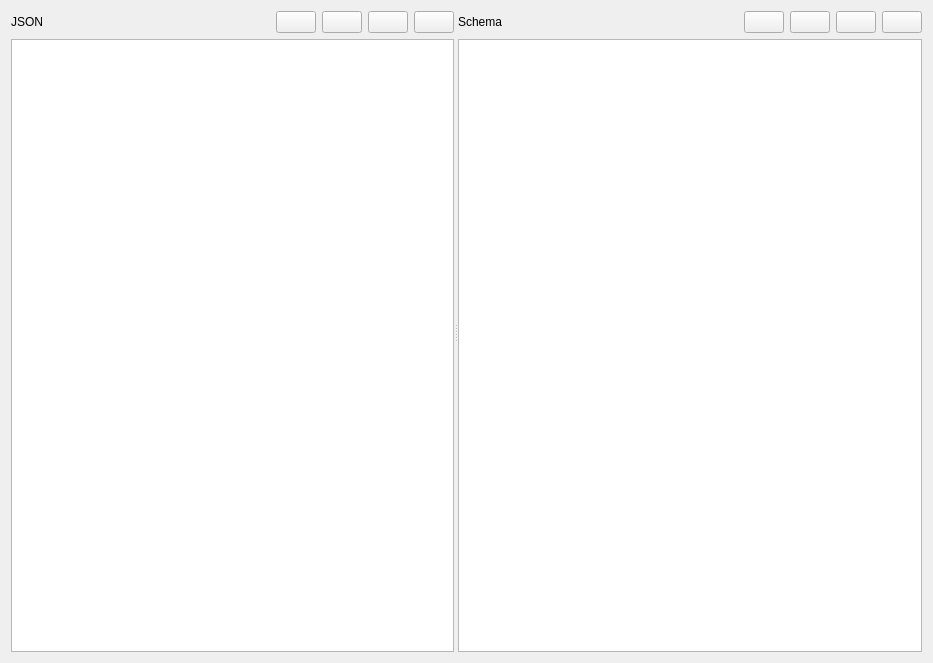
<?xml version="1.0" encoding="UTF-8"?>
<ui version="4.0">
 <class>JSONSchemaValidatorWidget</class>
 <widget class="QWidget" name="JSONSchemaValidatorWidget">
  <property name="geometry">
   <rect>
    <x>0</x>
    <y>0</y>
    <width>933</width>
    <height>663</height>
   </rect>
  </property>
  <property name="windowTitle">
   <string>Form</string>
  </property>
  <property name="locale">
   <locale language="English" country="UnitedStates"/>
  </property>
  <layout class="QHBoxLayout" name="horizontalLayout_3">
   <item>
    <widget class="QSplitter" name="splitter">
     <property name="orientation">
      <enum>Qt::Orientation::Horizontal</enum>
     </property>
     <widget class="QWidget" name="verticalLayoutWidget">
      <layout class="QVBoxLayout" name="verticalLayout">
       <item>
        <layout class="QHBoxLayout" name="horizontalLayout">
         <item>
          <widget class="QLabel" name="label">
           <property name="text">
            <string>JSON</string>
           </property>
          </widget>
         </item>
         <item>
          <spacer name="horizontalSpacer">
           <property name="orientation">
            <enum>Qt::Orientation::Horizontal</enum>
           </property>
           <property name="sizeHint" stdset="0">
            <size>
             <width>40</width>
             <height>20</height>
            </size>
           </property>
          </spacer>
         </item>
         <item>
          <widget class="QPushButton" name="openJsonButton">
           <property name="toolTip">
            <string>Open</string>
           </property>
           <property name="text">
            <string/>
           </property>
           <property name="icon">
            <iconset theme="QIcon::ThemeIcon::DocumentOpen"/>
           </property>
          </widget>
         </item>
         <item>
          <widget class="QPushButton" name="copyJsonButton">
           <property name="toolTip">
            <string>Copy</string>
           </property>
           <property name="text">
            <string/>
           </property>
           <property name="icon">
            <iconset theme="QIcon::ThemeIcon::EditCopy"/>
           </property>
          </widget>
         </item>
         <item>
          <widget class="QPushButton" name="pasteJsonButton">
           <property name="toolTip">
            <string>Paste</string>
           </property>
           <property name="text">
            <string/>
           </property>
           <property name="icon">
            <iconset theme="QIcon::ThemeIcon::EditPaste"/>
           </property>
          </widget>
         </item>
         <item>
          <widget class="QPushButton" name="clearJsonButton">
           <property name="toolTip">
            <string>Clear</string>
           </property>
           <property name="text">
            <string/>
           </property>
           <property name="icon">
            <iconset theme="QIcon::ThemeIcon::EditClear"/>
           </property>
          </widget>
         </item>
        </layout>
       </item>
       <item>
        <widget class="QPlainTextEdit" name="plainTextEdit"/>
       </item>
      </layout>
     </widget>
     <widget class="QWidget" name="verticalLayoutWidget_2">
      <layout class="QVBoxLayout" name="verticalLayout_2">
       <item>
        <layout class="QHBoxLayout" name="horizontalLayout_2">
         <item>
          <widget class="QLabel" name="label_2">
           <property name="text">
            <string>Schema</string>
           </property>
          </widget>
         </item>
         <item>
          <spacer name="horizontalSpacer_2">
           <property name="orientation">
            <enum>Qt::Orientation::Horizontal</enum>
           </property>
           <property name="sizeHint" stdset="0">
            <size>
             <width>40</width>
             <height>20</height>
            </size>
           </property>
          </spacer>
         </item>
         <item>
          <widget class="QPushButton" name="opneSchemaButton">
           <property name="toolTip">
            <string>Open</string>
           </property>
           <property name="text">
            <string/>
           </property>
           <property name="icon">
            <iconset theme="QIcon::ThemeIcon::DocumentOpen"/>
           </property>
          </widget>
         </item>
         <item>
          <widget class="QPushButton" name="copySchemaButton">
           <property name="toolTip">
            <string>Copy</string>
           </property>
           <property name="text">
            <string/>
           </property>
           <property name="icon">
            <iconset theme="QIcon::ThemeIcon::EditCopy"/>
           </property>
          </widget>
         </item>
         <item>
          <widget class="QPushButton" name="pasteSchemaButton">
           <property name="toolTip">
            <string>Paste</string>
           </property>
           <property name="text">
            <string/>
           </property>
           <property name="icon">
            <iconset theme="QIcon::ThemeIcon::EditPaste"/>
           </property>
          </widget>
         </item>
         <item>
          <widget class="QPushButton" name="clearSchemaButton">
           <property name="toolTip">
            <string>Clear</string>
           </property>
           <property name="text">
            <string/>
           </property>
           <property name="icon">
            <iconset theme="QIcon::ThemeIcon::EditClear"/>
           </property>
          </widget>
         </item>
        </layout>
       </item>
       <item>
        <widget class="QPlainTextEdit" name="plainTextEdit_2"/>
       </item>
      </layout>
     </widget>
    </widget>
   </item>
  </layout>
 </widget>
 <resources/>
 <connections/>
</ui>
